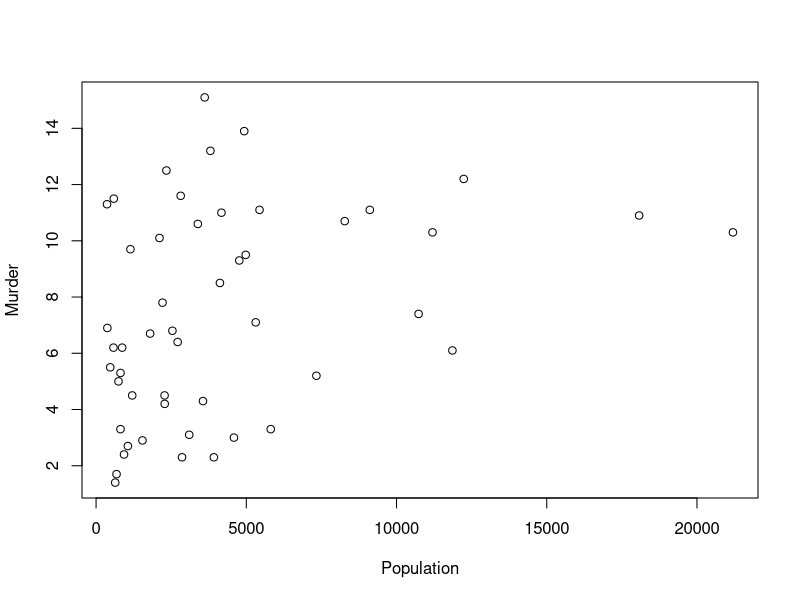
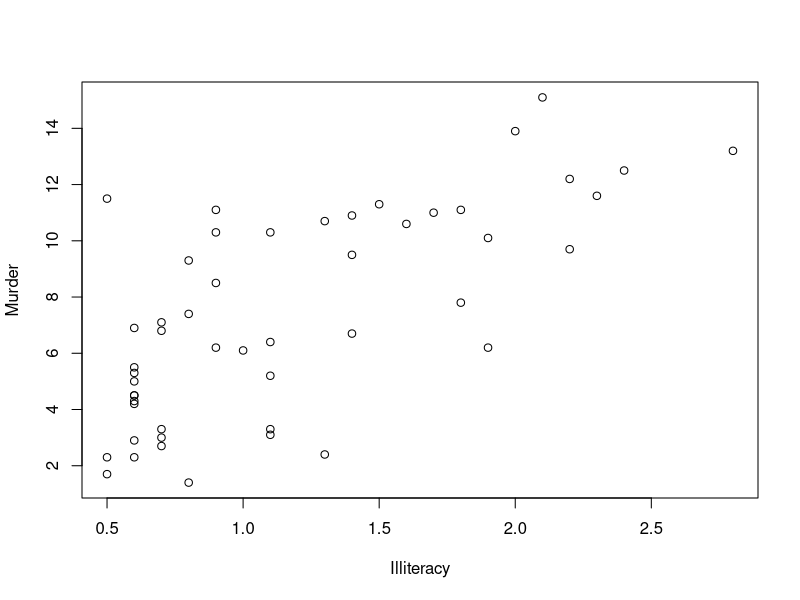
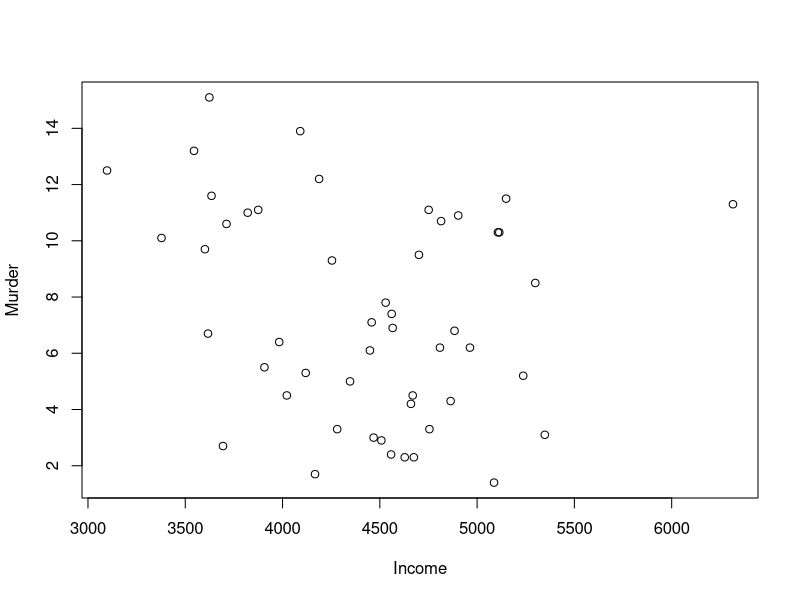
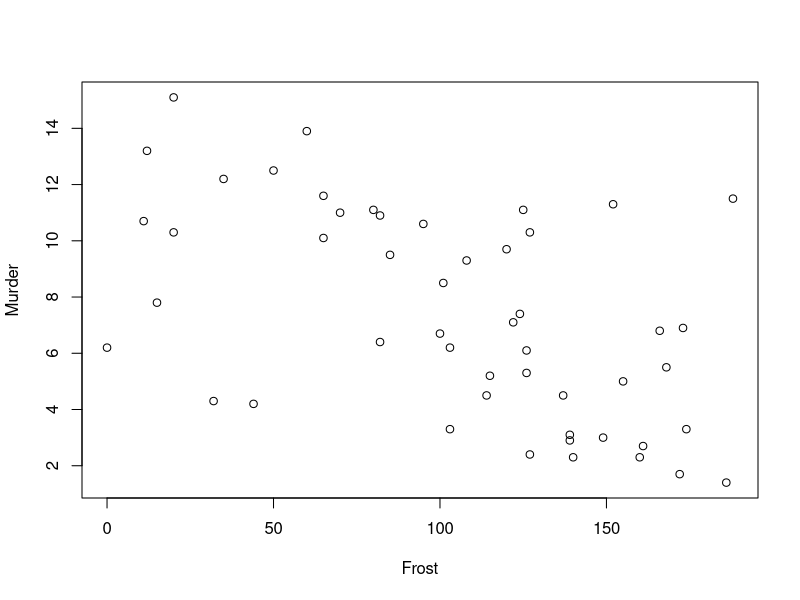
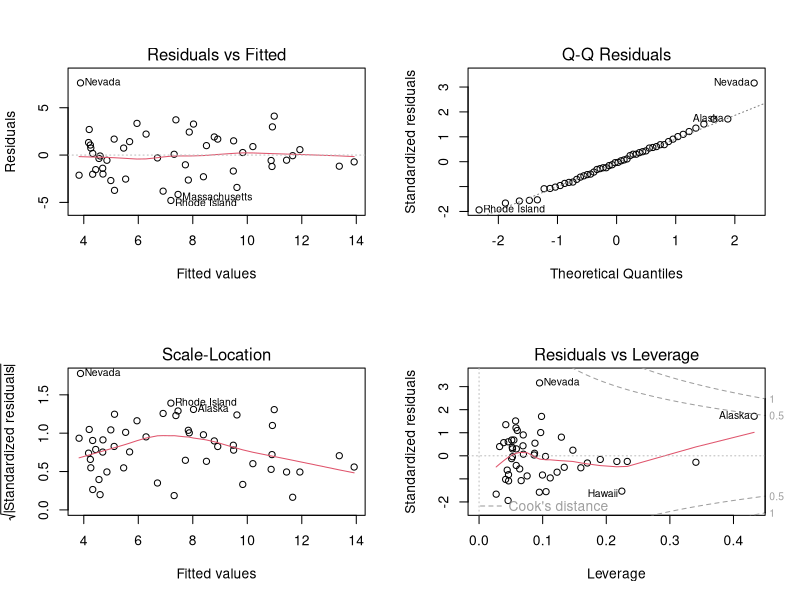

The R source for these figures, in order:
head(state.x77) # R에 내장되어 있는 데이터
states <- as.data.frame(state.x77[,c("Murder","Population","Illiteracy","Income","Frost")])
head(states)
model <- lm(Murder~., data = states)
plot(Murder~.,data=states)
par(mfrow = c(2,2))
plot(model)
summary(model)

# 다중공선성 제거

install.packages("car") # 다중공선성을 판단하기 위한 패키지 
car::vif(model)>10 # 분산팽창요인이 10보다 큰 변수를 삭제해서 다중공선성을 제거한다 


# 설명변수 제거 

model.con <- lm(Murder~1, data =states) # y=B0 인 회귀모형
model.forward <- step(model.con, scope = list(lower=model.con, upper=model), direction = "forward") #forward selection 방식
model.forward

model.backward <- step(model, scope= list(lower=model.con, upper=model),direction="backward") # backward elimination 방식 
model.backward

model.both <- step(model.con, scope=list(lower=model.con,upper=model),direction="both") # stepwise regression 방식 
model.both

# 예측 

pre_murder <- predict(model.both, newdata= states) # 점추정 
pre_murder <- as.data.frame(pre_murder)
pre_murder

pre_murder <- predict(model.both, newdata= states, interval = "confidence") # 95% 신뢰수준 구간추정  
pre_murder <- as.data.frame(pre_murder)
pre_murder

model2 <- cbind(pre_murder, states$Murder) # 예측한 살인률과 실제 살인률 비교 
model2

# 예측모형 성능평가(rmse, mse, mae, mape)

install.packages("Metrics")
library(Metrics)
rmse(states$Murder, pre_murder$fit)
mse(states$Murder, pre_murder$fit)
mae(states$Murder, pre_murder$fit)
mape(states$Murder, pre_murder$fit)
